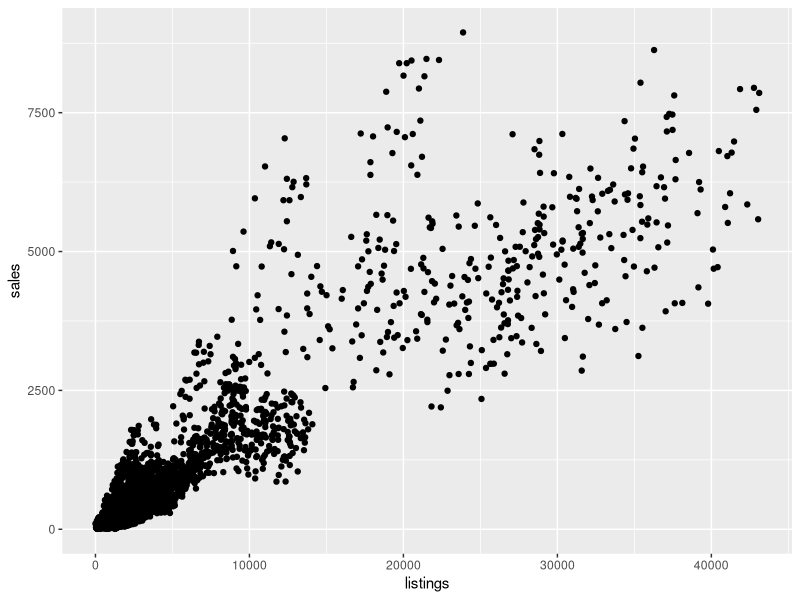

Write R code to recreate this figure.
library(tidyverse)
library(readxl)

# Bad for loop
a <- 1:5
b <- 1:5
c <- c()

for (i in seq_along(a)) {
  c[i] <- a[i] + b[i]
}

c

# Vectorize instead
a <- 1:5
b <- 1:5
c <- a + b

c


for (i in 1:10) {
  print(i)
}


# Calculate sample means
sample_sizes <- 1:30
means <- numeric(length(sample_sizes))

for (i in seq_along(sample_sizes)) {
  means[i] = mean(rnorm(i))
}

means


# Moving beyond 1 dimension
sample_sizes <- 1:30
means_df <- tibble(sample_size = integer(),
                   mean = double())

for (i in seq_along(sample_sizes)) {
  sample_mean <- mean(rnorm(i))
  means_df <- bind_rows(means_df, c(sample_size = i, mean = sample_mean))
}

means_df


# ggplot2 example
ggplot(data = txhousing, aes(x = listings, y = sales)) +
  geom_point()
